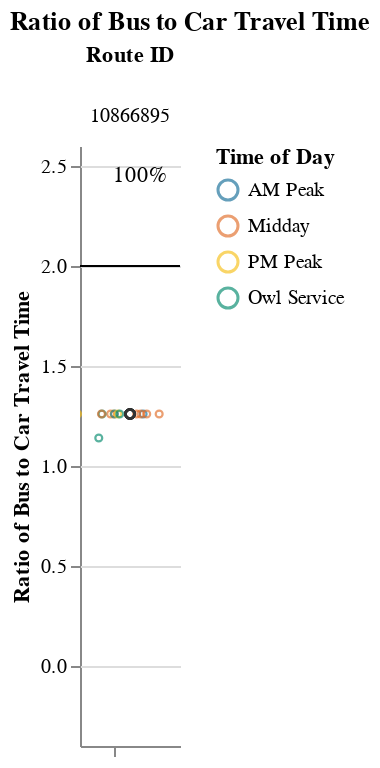
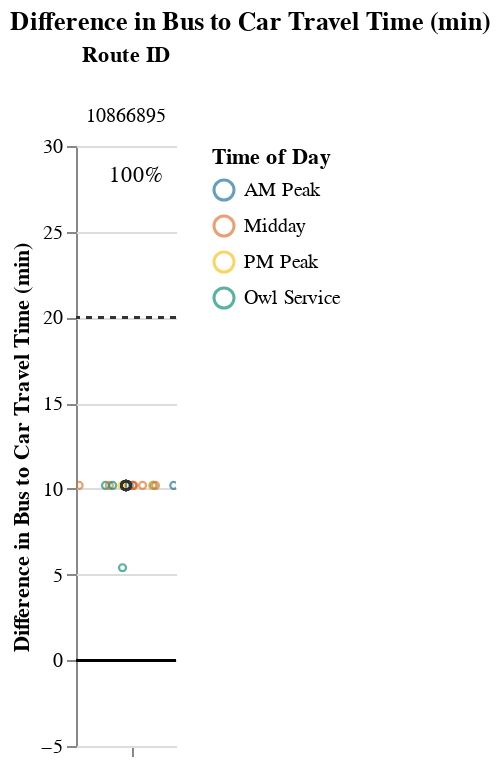

These figures' notebook cell, in order:
### Markdown cell above
## Viable Competitive Routes
### Short Routes (< 1 hr)

### Code cell
# Allow for possibility that operator doesn't have routes that fall into certain route_groups
# But, jupyterbook will not like markdown with f-string
# separate out route_group and put in each cell, and use try/except + if to display...
# but all 3 route groups must be displayed. just add sentence about why no routes were returned at the end
route_group = "short"
try:
    display_charts_for_route_group(df, route_group)
except:
    print("No routes meet this criteria.")

### Figure 1 — Vega-Lite specification as saved in the notebook (floating-point values rounded to 4 significant figures)
{"config": {"view": {"continuousWidth": 400, "continuousHeight": 300, "stroke": null}, "facet": {"spacing": 0}}, "data": {"name": "data-2ae7699aff05fe5ee9695dbff912733d"}, "facet": {"column": {"field": "route_id", "sort": ["10866895"], "title": "Route ID", "type": "nominal"}}, "spec": {"layer": [{"mark": "rule", "encoding": {"color": {"value": "black"}, "y": {"field": "cutoff", "type": "quantitative"}}, "selection": {"selector001": {"type": "interval", "bind": "scales", "encodings": ["x", "y"]}}}, {"mark": {"type": "point", "opacity": 0.65, "size": 12, "strokeWidth": 1.1}, "encoding": {"color": {"field": "time_of_day", "scale": {"range": ["#136C97", "#E16B26", "#F6BF16", "#00896B", "#7790A3", "#5B559C"]}, "sort": ["AM Peak", "Midday", "PM Peak", "Owl Service"], "title": "Time of Day", "type": "nominal"}, "tooltip": [{"field": "route_id", "type": "nominal"}, {"field": "trip_id", "type": "nominal"}, {"field": "service_hours", "type": "quantitative"}, {"field": "car_duration_hours", "type": "quantitative"}, {"field": "bus_multiplier", "type": "quantitative"}, {"field": "bus_difference", "type": "quantitative"}, {"field": "num_trips", "type": "quantitative"}, {"field": "num_competitive", "type": "quantitative"}, {"field": "pct_trips_competitive", "type": "quantitative"}, {"field": "p25", "type": "quantitative"}, {"field": "p50", "type": "quantitative"}, {"field": "p75", "type": "quantitative"}], "x": {"axis": {"grid": false, "labels": false, "ticks": true, "values": [0]}, "field": "jitter", "scale": {}, "title": null, "type": "quantitative"}, "y": {"field": "bus_multiplier", "scale": {"domain": [-0.25, 2.5]}, "title": "Ratio of Bus to Car Travel Time", "type": "quantitative"}}, "transform": [{"calculate": "sqrt(-2*log(random()))*cos(2*PI*random())", "as": "jitter"}], "width": 50}, {"layer": [{"mark": {"type": "point", "opacity": 0.6, "size": 20, "strokeWidth": 1.3}, "encoding": {"color": {"value": "#323434"}, "y": {"field": "bus_multiplier", "type": "quantitative"}}, "transform": [{"filter": "(datum.p50_trip === 1)"}]}, {"mark": {"type": "text", "align": "center", "baseline": "middle"}, "encoding": {"color": {"value": "black"}, "text": {"field": "pct_trips_competitive", "format": ".0%", "type": "quantitative"}, "tooltip": [{"field": "route_id", "type": "nominal"}, {"field": "trip_id", "type": "nominal"}, {"field": "service_hours", "type": "quantitative"}, {"field": "car_duration_hours", "type": "quantitative"}, {"field": "bus_multiplier", "type": "quantitative"}, {"field": "bus_difference", "type": "quantitative"}, {"field": "num_trips", "type": "quantitative"}, {"field": "num_competitive", "type": "quantitative"}, {"field": "pct_trips_competitive", "type": "quantitative"}, {"field": "p25", "type": "quantitative"}, {"field": "p50", "type": "quantitative"}, {"field": "p75", "type": "quantitative"}], "x": {"value": 30}, "y": {"value": 15}}, "transform": [{"calculate": "sqrt(-2*log(random()))*cos(2*PI*random())", "as": "jitter"}, {"filter": "(datum.fastest_trip === 1)"}]}]}]}, "resolve": {"scale": {"y": "shared"}}, "title": "Ratio of Bus to Car Travel Time", "$schema": "https://vega.github.io/schema/vega-lite/v4.17.0.json", "datasets": {"data-2ae7699aff05fe5ee9695dbff912733d": [{"calitp_itp_id": 287, "trip_key": 2075759021022404747, "trip_id": "10866895|10866878:T16|21:15:00", "shape_id": "10866895:1", "route_id": "10866895", "service_hours": 0.75, "trip_first_departure_ts": 76500, "trip_last_arrival_ts": 79200, "departure_hour": 21, "time_of_day": "Owl Service", "p25": 0.83, "p50": 0.83, "p75": 0.83, "p50_trip": 0, "fastest_trip": 1, "car_duration_hours": 0.66, "competitive_route": 1, "bus_multiplier": 1.14, "bus_difference": 5.4, "num_trips": 16, "num_competitive": 16, "pct_trips_competitive": 1.0, "bus_difference_spread": 4.8, "route_group": "short", "max_trip_hrs": 0.83, "max_trip_route_group": 1.0, "name": "City of San Luis Obispo", "caltrans_district": "05 - San Luis Obispo", "drmt_organization_name": null, "cutoff2": 20, "cutoff": 2}, {"calitp_itp_id": 287, "trip_key": -8911019656804120762, "trip_id": "10866895|10866878:T9|14:15:00", "shape_id": "10866895:1", "route_id": "10866895", "service_hours": 0.83, "trip_first_departure_ts": 51300, "trip_last_arrival_ts": 54300, "departure_hour": 14, "time_of_day": "Midday", "p25": 0.83, "p50": 0.83, "p75": 0.83, "p50_trip": 1, "fastest_trip": 0, "car_duration_hours": 0.66, "competitive_route": 1, "bus_multiplier": 1.26, "bus_difference": 10.2, "num_trips": 16, "num_competitive": 16, "pct_trips_competitive": 1.0, "bus_difference_spread": 4.8, "route_group": "short", "max_trip_hrs": 0.83, "max_trip_route_group": 1.0, "name": "City of San Luis Obispo", "caltrans_district": "05 - San Luis Obispo", "drmt_organization_name": null, "cutoff2": 20, "cutoff": 2}, {"calitp_itp_id": 287, "trip_key": -6859023468594061135, "trip_id": "10866895|10866878:T13|18:15:00", "shape_id": "10866895:1", "route_id": "10866895", "service_hours": 0.83, "trip_first_departure_ts": 65700, "trip_last_arrival_ts": 68700, "departure_hour": 18, "time_of_day": "PM Peak", "p25": 0.83, "p50": 0.83, "p75": 0.83, "p50_trip": 1, "fastest_trip": 0, "car_duration_hours": 0.66, "competitive_route": 1, "bus_multiplier": 1.26, "bus_difference": 10.2, "num_trips": 16, "num_competitive": 16, "pct_trips_competitive": 1.0, "bus_difference_spread": 4.8, "route_group": "short", "max_trip_hrs": 0.83, "max_trip_route_group": 1.0, "name": "City of San Luis Obispo", "caltrans_district": "05 - San Luis Obispo", "drmt_organization_name": null, "cutoff2": 20, "cutoff": 2}, {"calitp_itp_id": 287, "trip_key": 8814693209229709741, "trip_id": "10866895|10866878:T4|9:15:00", "shape_id": "10866895:1", "route_id": "10866895", "service_hours": 0.83, "trip_first_departure_ts": 33300, "trip_last_arrival_ts": 36300, "departure_hour": 9, "time_of_day": "AM Peak", "p25": 0.83, "p50": 0.83, "p75": 0.83, "p50_trip": 1, "fastest_trip": 0, "car_duration_hours": 0.66, "competitive_route": 1, "bus_multiplier": 1.26, "bus_difference": 10.2, "num_trips": 16, "num_competitive": 16, "pct_trips_competitive": 1.0, "bus_difference_spread": 4.8, "route_group": "short", "max_trip_hrs": 0.83, "max_trip_route_group": 1.0, "name": "City of San Luis Obispo", "caltrans_district": "05 - San Luis Obispo", "drmt_organization_name": null, "cutoff2": 20, "cutoff": 2}, {"calitp_itp_id": 287, "trip_key": -7202346461268337744, "trip_id": "10866895|10866878:T3|8:15:00", "shape_id": "10866895:1", "route_id": "10866895", "service_hours": 0.83, "trip_first_departure_ts": 29700, "trip_last_arrival_ts": 32700, "departure_hour": 8, "time_of_day": "AM Peak", "p25": 0.83, "p50": 0.83, "p75": 0.83, "p50_trip": 1, "fastest_trip": 0, "car_duration_hours": 0.66, "competitive_route": 1, "bus_multiplier": 1.26, "bus_difference": 10.2, "num_trips": 16, "num_competitive": 16, "pct_trips_competitive": 1.0, "bus_difference_spread": 4.8, "route_group": "short", "max_trip_hrs": 0.83, "max_trip_route_group": 1.0, "name": "City of San Luis Obispo", "caltrans_district": "05 - San Luis Obispo", "drmt_organization_name": null, "cutoff2": 20, "cutoff": 2}, {"calitp_itp_id": 287, "trip_key": -7476821872269480158, "trip_id": "10866895|10866878:T1|6:15:00", "shape_id": "10866895:1", "route_id": "10866895", "service_hours": 0.83, "trip_first_departure_ts": 22500, "trip_last_arrival_ts": 25500, "departure_hour": 6, "time_of_day": "Owl Service", "p25": 0.83, "p50": 0.83, "p75": 0.83, "p50_trip": 1, "fastest_trip": 0, "car_duration_hours": 0.66, "competitive_route": 1, "bus_multiplier": 1.26, "bus_difference": 10.2, "num_trips": 16, "num_competitive": 16, "pct_trips_competitive": 1.0, "bus_difference_spread": 4.8, "route_group": "short", "max_trip_hrs": 0.83, "max_trip_route_group": 1.0, "name": "City of San Luis Obispo", "caltrans_district": "05 - San Luis Obispo", "drmt_organization_name": null, "cutoff2": 20, "cutoff": 2}, {"calitp_itp_id": 287, "trip_key": -7380387715759825857, "trip_id": "10866895|10866878:T12|17:15:00", "shape_id": "10866895:1", "route_id": "10866895", "service_hours": 0.83, "trip_first_departure_ts": 62100, "trip_last_arrival_ts": 65100, "departure_hour": 17, "time_of_day": "PM Peak", "p25": 0.83, "p50": 0.83, "p75": 0.83, "p50_trip": 1, "fastest_trip": 0, "car_duration_hours": 0.66, "competitive_route": 1, "bus_multiplier": 1.26, "bus_difference": 10.2, "num_trips": 16, "num_competitive": 16, "pct_trips_competitive": 1.0, "bus_difference_spread": 4.8, "route_group": "short", "max_trip_hrs": 0.83, "max_trip_route_group": 1.0, "name": "City of San Luis Obispo", "caltrans_district": "05 - San Luis Obispo", "drmt_organization_name": null, "cutoff2": 20, "cutoff": 2}, {"calitp_itp_id": 287, "trip_key": -2262073648913017249, "trip_id": "10866895|10866878:T6|11:15:00", "shape_id": "10866895:1", "route_id": "10866895", "service_hours": 0.83, "trip_first_departure_ts": 40500, "trip_last_arrival_ts": 43500, "departure_hour": 11, "time_of_day": "Midday", "p25": 0.83, "p50": 0.83, "p75": 0.83, "p50_trip": 1, "fastest_trip": 0, "car_duration_hours": 0.66, "competitive_route": 1, "bus_multiplier": 1.26, "bus_difference": 10.2, "num_trips": 16, "num_competitive": 16, "pct_trips_competitive": 1.0, "bus_difference_spread": 4.8, "route_group": "short", "max_trip_hrs": 0.83, "max_trip_route_group": 1.0, "name": "City of San Luis Obispo", "caltrans_district": "05 - San Luis Obispo", "drmt_organization_name": null, "cutoff2": 20, "cutoff": 2}, {"calitp_itp_id": 287, "trip_key": 4048141449126518879, "trip_id": "10866895|10866878:T11|16:15:00", "shape_id": "10866895:1", "route_id": "10866895", "service_hours": 0.83, "trip_first_departure_ts": 58500, "trip_last_arrival_ts": 61500, "departure_hour": 16, "time_of_day": "Midday", "p25": 0.83, "p50": 0.83, "p75": 0.83, "p50_trip": 1, "fastest_trip": 0, "car_duration_hours": 0.66, "competitive_route": 1, "bus_multiplier": 1.26, "bus_difference": 10.2, "num_trips": 16, "num_competitive": 16, "pct_trips_competitive": 1.0, "bus_difference_spread": 4.8, "route_group": "short", "max_trip_hrs": 0.83, "max_trip_route_group": 1.0, "name": "City of San Luis Obispo", "caltrans_district": "05 - San Luis Obispo", "drmt_organization_name": null, "cutoff2": 20, "cutoff": 2}, {"calitp_itp_id": 287, "trip_key": 8756076818352833383, "trip_id": "10866895|10866878:T10|15:15:00", "shape_id": "10866895:1", "route_id": "10866895", "service_hours": 0.83, "trip_first_departure_ts": 54900, "trip_last_arrival_ts": 57900, "departure_hour": 15, "time_of_day": "Midday", "p25": 0.83, "p50": 0.83, "p75": 0.83, "p50_trip": 1, "fastest_trip": 0, "car_duration_hours": 0.66, "competitive_route": 1, "bus_multiplier": 1.26, "bus_difference": 10.2, "num_trips": 16, "num_competitive": 16, "pct_trips_competitive": 1.0, "bus_difference_spread": 4.8, "route_group": "short", "max_trip_hrs": 0.83, "max_trip_route_group": 1.0, "name": "City of San Luis Obispo", "caltrans_district": "05 - San Luis Obispo", "drmt_organization_name": null, "cutoff2": 20, "cutoff": 2}, {"calitp_itp_id": 287, "trip_key": -337138823151757011, "trip_id": "10866895|10866878:T2|7:15:00", "shape_id": "10866895:1", "route_id": "10866895", "service_hours": 0.83, "trip_first_departure_ts": 26100, "trip_last_arrival_ts": 29100, "departure_hour": 7, "time_of_day": "AM Peak", "p25": 0.83, "p50": 0.83, "p75": 0.83, "p50_trip": 1, "fastest_trip": 0, "car_duration_hours": 0.66, "competitive_route": 1, "bus_multiplier": 1.26, "bus_difference": 10.2, "num_trips": 16, "num_competitive": 16, "pct_trips_competitive": 1.0, "bus_difference_spread": 4.8, "route_group": "short", "max_trip_hrs": 0.83, "max_trip_route_group": 1.0, "name": "City of San Luis Obispo", "caltrans_district": "05 - San Luis Obispo", "drmt_organization_name": null, "cutoff2": 20, "cutoff": 2}, {"calitp_itp_id": 287, "trip_key": 8690689891617402664, "trip_id": "10866895|10866878:T5|10:15:00", "shape_id": "10866895:1", "route_id": "10866895", "service_hours": 0.83, "trip_first_departure_ts": 36900, "trip_last_arrival_ts": 39900, "departure_hour": 10, "time_of_day": "Midday", "p25": 0.83, "p50": 0.83, "p75": 0.83, "p50_trip": 1, "fastest_trip": 0, "car_duration_hours": 0.66, "competitive_route": 1, "bus_multiplier": 1.26, "bus_difference": 10.2, "num_trips": 16, "num_competitive": 16, "pct_trips_competitive": 1.0, "bus_difference_spread": 4.8, "route_group": "short", "max_trip_hrs": 0.83, "max_trip_route_group": 1.0, "name": "City of San Luis Obispo", "caltrans_district": "05 - San Luis Obispo", "drmt_organization_name": null, "cutoff2": 20, "cutoff": 2}, {"calitp_itp_id": 287, "trip_key": 8403400176178132488, "trip_id": "10866895|10866878:T8|13:15:00", "shape_id": "10866895:1", "route_id": "10866895", "service_hours": 0.83, "trip_first_departure_ts": 47700, "trip_last_arrival_ts": 50700, "departure_hour": 13, "time_of_day": "Midday", "p25": 0.83, "p50": 0.83, "p75": 0.83, "p50_trip": 1, "fastest_trip": 0, "car_duration_hours": 0.66, "competitive_route": 1, "bus_multiplier": 1.26, "bus_difference": 10.2, "num_trips": 16, "num_competitive": 16, "pct_trips_competitive": 1.0, "bus_difference_spread": 4.8, "route_group": "short", "max_trip_hrs": 0.83, "max_trip_route_group": 1.0, "name": "City of San Luis Obispo", "caltrans_district": "05 - San Luis Obispo", "drmt_organization_name": null, "cutoff2": 20, "cutoff": 2}, {"calitp_itp_id": 287, "trip_key": 5691201698693500380, "trip_id": "10866895|10866878:T14|19:15:00", "shape_id": "10866895:1", "route_id": "10866895", "service_hours": 0.83, "trip_first_departure_ts": 69300, "trip_last_arrival_ts": 72300, "departure_hour": 19, "time_of_day": "PM Peak", "p25": 0.83, "p50": 0.83, "p75": 0.83, "p50_trip": 1, "fastest_trip": 0, "car_duration_hours": 0.66, "competitive_route": 1, "bus_multiplier": 1.26, "bus_difference": 10.2, "num_trips": 16, "num_competitive": 16, "pct_trips_competitive": 1.0, "bus_difference_spread": 4.8, "route_group": "short", "max_trip_hrs": 0.83, "max_trip_route_group": 1.0, "name": "City of San Luis Obispo", "caltrans_district": "05 - San Luis Obispo", "drmt_organization_name": null, "cutoff2": 20, "cutoff": 2}, {"calitp_itp_id": 287, "trip_key": -3997273526614680756, "trip_id": "10866895|10866878:T15|20:15:00", "shape_id": "10866895:1", "route_id": "10866895", "service_hours": 0.83, "trip_first_departure_ts": 72900, "trip_last_arrival_ts": 75900, "departure_hour": 20, "time_of_day": "Owl Service", "p25": 0.83, "p50": 0.83, "p75": 0.83, "p50_trip": 1, "fastest_trip": 0, "car_duration_hours": 0.66, "competitive_route": 1, "bus_multiplier": 1.26, "bus_difference": 10.2, "num_trips": 16, "num_competitive": 16, "pct_trips_competitive": 1.0, "bus_difference_spread": 4.8, "route_group": "short", "max_trip_hrs": 0.83, "max_trip_route_group": 1.0, "name": "City of San Luis Obispo", "caltrans_district": "05 - San Luis Obispo", "drmt_organization_name": null, "cutoff2": 20, "cutoff": 2}, {"calitp_itp_id": 287, "trip_key": 7084391541408794417, "trip_id": "10866895|10866878:T7|12:15:00", "shape_id": "10866895:1", "route_id": "10866895", "service_hours": 0.83, "trip_first_departure_ts": 44100, "trip_last_arrival_ts": 47100, "departure_hour": 12, "time_of_day": "Midday", "p25": 0.83, "p50": 0.83, "p75": 0.83, "p50_trip": 1, "fastest_trip": 0, "car_duration_hours": 0.66, "competitive_route": 1, "bus_multiplier": 1.26, "bus_difference": 10.2, "num_trips": 16, "num_competitive": 16, "pct_trips_competitive": 1.0, "bus_difference_spread": 4.8, "route_group": "short", "max_trip_hrs": 0.83, "max_trip_route_group": 1.0, "name": "City of San Luis Obispo", "caltrans_district": "05 - San Luis Obispo", "drmt_organization_name": null, "cutoff2": 20, "cutoff": 2}]}}

### Figure 2 — Vega-Lite specification as saved in the notebook (floating-point values rounded to 4 significant figures)
{"config": {"view": {"continuousWidth": 400, "continuousHeight": 300, "stroke": null}, "facet": {"spacing": 0}}, "data": {"name": "data-33f867ce4be09fb2e02f16959f756c1d"}, "facet": {"column": {"field": "route_id", "sort": ["10866895"], "title": "Route ID", "type": "nominal"}}, "spec": {"layer": [{"mark": "rule", "encoding": {"color": {"value": "black"}, "y": {"field": "cutoff", "type": "quantitative"}}, "selection": {"selector002": {"type": "interval", "bind": "scales", "encodings": ["x", "y"]}}}, {"mark": {"type": "rule", "strokeDash": [3, 3]}, "encoding": {"color": {"value": "#323434"}, "y": {"field": "cutoff2", "type": "quantitative"}}}, {"mark": {"type": "point", "opacity": 0.65, "size": 12, "strokeWidth": 1.1}, "encoding": {"color": {"field": "time_of_day", "scale": {"range": ["#136C97", "#E16B26", "#F6BF16", "#00896B", "#7790A3", "#5B559C"]}, "sort": ["AM Peak", "Midday", "PM Peak", "Owl Service"], "title": "Time of Day", "type": "nominal"}, "tooltip": [{"field": "route_id", "type": "nominal"}, {"field": "trip_id", "type": "nominal"}, {"field": "service_hours", "type": "quantitative"}, {"field": "car_duration_hours", "type": "quantitative"}, {"field": "bus_multiplier", "type": "quantitative"}, {"field": "bus_difference", "type": "quantitative"}, {"field": "num_trips", "type": "quantitative"}, {"field": "num_competitive", "type": "quantitative"}, {"field": "pct_trips_competitive", "type": "quantitative"}, {"field": "p25", "type": "quantitative"}, {"field": "p50", "type": "quantitative"}, {"field": "p75", "type": "quantitative"}], "x": {"axis": {"grid": false, "labels": false, "ticks": true, "values": [0]}, "field": "jitter", "scale": {}, "title": null, "type": "quantitative"}, "y": {"field": "bus_difference", "scale": {"domain": [-5, 30.0]}, "title": "Difference in Bus to Car Travel Time (min)", "type": "quantitative"}}, "transform": [{"calculate": "sqrt(-2*log(random()))*cos(2*PI*random())", "as": "jitter"}], "width": 50}, {"layer": [{"mark": {"type": "point", "opacity": 0.6, "size": 20, "strokeWidth": 1.3}, "encoding": {"color": {"value": "#323434"}, "y": {"field": "bus_difference", "type": "quantitative"}}, "transform": [{"filter": "(datum.p50_trip === 1)"}]}, {"mark": {"type": "text", "align": "center", "baseline": "middle"}, "encoding": {"color": {"value": "black"}, "text": {"field": "pct_trips_competitive", "format": ".0%", "type": "quantitative"}, "tooltip": [{"field": "route_id", "type": "nominal"}, {"field": "trip_id", "type": "nominal"}, {"field": "service_hours", "type": "quantitative"}, {"field": "car_duration_hours", "type": "quantitative"}, {"field": "bus_multiplier", "type": "quantitative"}, {"field": "bus_difference", "type": "quantitative"}, {"field": "num_trips", "type": "quantitative"}, {"field": "num_competitive", "type": "quantitative"}, {"field": "pct_trips_competitive", "type": "quantitative"}, {"field": "p25", "type": "quantitative"}, {"field": "p50", "type": "quantitative"}, {"field": "p75", "type": "quantitative"}], "x": {"value": 30}, "y": {"value": 15}}, "transform": [{"calculate": "sqrt(-2*log(random()))*cos(2*PI*random())", "as": "jitter"}, {"filter": "(datum.fastest_trip === 1)"}]}]}]}, "resolve": {"scale": {"y": "shared"}}, "title": "Difference in Bus to Car Travel Time (min)", "$schema": "https://vega.github.io/schema/vega-lite/v4.17.0.json", "datasets": {"data-33f867ce4be09fb2e02f16959f756c1d": [{"calitp_itp_id": 287, "trip_key": 2075759021022404747, "trip_id": "10866895|10866878:T16|21:15:00", "shape_id": "10866895:1", "route_id": "10866895", "service_hours": 0.75, "trip_first_departure_ts": 76500, "trip_last_arrival_ts": 79200, "departure_hour": 21, "time_of_day": "Owl Service", "p25": 0.83, "p50": 0.83, "p75": 0.83, "p50_trip": 0, "fastest_trip": 1, "car_duration_hours": 0.66, "competitive_route": 1, "bus_multiplier": 1.14, "bus_difference": 5.4, "num_trips": 16, "num_competitive": 16, "pct_trips_competitive": 1.0, "bus_difference_spread": 4.8, "route_group": "short", "max_trip_hrs": 0.83, "max_trip_route_group": 1.0, "name": "City of San Luis Obispo", "caltrans_district": "05 - San Luis Obispo", "drmt_organization_name": null, "cutoff2": 20, "cutoff": 0}, {"calitp_itp_id": 287, "trip_key": -8911019656804120762, "trip_id": "10866895|10866878:T9|14:15:00", "shape_id": "10866895:1", "route_id": "10866895", "service_hours": 0.83, "trip_first_departure_ts": 51300, "trip_last_arrival_ts": 54300, "departure_hour": 14, "time_of_day": "Midday", "p25": 0.83, "p50": 0.83, "p75": 0.83, "p50_trip": 1, "fastest_trip": 0, "car_duration_hours": 0.66, "competitive_route": 1, "bus_multiplier": 1.26, "bus_difference": 10.2, "num_trips": 16, "num_competitive": 16, "pct_trips_competitive": 1.0, "bus_difference_spread": 4.8, "route_group": "short", "max_trip_hrs": 0.83, "max_trip_route_group": 1.0, "name": "City of San Luis Obispo", "caltrans_district": "05 - San Luis Obispo", "drmt_organization_name": null, "cutoff2": 20, "cutoff": 0}, {"calitp_itp_id": 287, "trip_key": -6859023468594061135, "trip_id": "10866895|10866878:T13|18:15:00", "shape_id": "10866895:1", "route_id": "10866895", "service_hours": 0.83, "trip_first_departure_ts": 65700, "trip_last_arrival_ts": 68700, "departure_hour": 18, "time_of_day": "PM Peak", "p25": 0.83, "p50": 0.83, "p75": 0.83, "p50_trip": 1, "fastest_trip": 0, "car_duration_hours": 0.66, "competitive_route": 1, "bus_multiplier": 1.26, "bus_difference": 10.2, "num_trips": 16, "num_competitive": 16, "pct_trips_competitive": 1.0, "bus_difference_spread": 4.8, "route_group": "short", "max_trip_hrs": 0.83, "max_trip_route_group": 1.0, "name": "City of San Luis Obispo", "caltrans_district": "05 - San Luis Obispo", "drmt_organization_name": null, "cutoff2": 20, "cutoff": 0}, {"calitp_itp_id": 287, "trip_key": 8814693209229709741, "trip_id": "10866895|10866878:T4|9:15:00", "shape_id": "10866895:1", "route_id": "10866895", "service_hours": 0.83, "trip_first_departure_ts": 33300, "trip_last_arrival_ts": 36300, "departure_hour": 9, "time_of_day": "AM Peak", "p25": 0.83, "p50": 0.83, "p75": 0.83, "p50_trip": 1, "fastest_trip": 0, "car_duration_hours": 0.66, "competitive_route": 1, "bus_multiplier": 1.26, "bus_difference": 10.2, "num_trips": 16, "num_competitive": 16, "pct_trips_competitive": 1.0, "bus_difference_spread": 4.8, "route_group": "short", "max_trip_hrs": 0.83, "max_trip_route_group": 1.0, "name": "City of San Luis Obispo", "caltrans_district": "05 - San Luis Obispo", "drmt_organization_name": null, "cutoff2": 20, "cutoff": 0}, {"calitp_itp_id": 287, "trip_key": -7202346461268337744, "trip_id": "10866895|10866878:T3|8:15:00", "shape_id": "10866895:1", "route_id": "10866895", "service_hours": 0.83, "trip_first_departure_ts": 29700, "trip_last_arrival_ts": 32700, "departure_hour": 8, "time_of_day": "AM Peak", "p25": 0.83, "p50": 0.83, "p75": 0.83, "p50_trip": 1, "fastest_trip": 0, "car_duration_hours": 0.66, "competitive_route": 1, "bus_multiplier": 1.26, "bus_difference": 10.2, "num_trips": 16, "num_competitive": 16, "pct_trips_competitive": 1.0, "bus_difference_spread": 4.8, "route_group": "short", "max_trip_hrs": 0.83, "max_trip_route_group": 1.0, "name": "City of San Luis Obispo", "caltrans_district": "05 - San Luis Obispo", "drmt_organization_name": null, "cutoff2": 20, "cutoff": 0}, {"calitp_itp_id": 287, "trip_key": -7476821872269480158, "trip_id": "10866895|10866878:T1|6:15:00", "shape_id": "10866895:1", "route_id": "10866895", "service_hours": 0.83, "trip_first_departure_ts": 22500, "trip_last_arrival_ts": 25500, "departure_hour": 6, "time_of_day": "Owl Service", "p25": 0.83, "p50": 0.83, "p75": 0.83, "p50_trip": 1, "fastest_trip": 0, "car_duration_hours": 0.66, "competitive_route": 1, "bus_multiplier": 1.26, "bus_difference": 10.2, "num_trips": 16, "num_competitive": 16, "pct_trips_competitive": 1.0, "bus_difference_spread": 4.8, "route_group": "short", "max_trip_hrs": 0.83, "max_trip_route_group": 1.0, "name": "City of San Luis Obispo", "caltrans_district": "05 - San Luis Obispo", "drmt_organization_name": null, "cutoff2": 20, "cutoff": 0}, {"calitp_itp_id": 287, "trip_key": -7380387715759825857, "trip_id": "10866895|10866878:T12|17:15:00", "shape_id": "10866895:1", "route_id": "10866895", "service_hours": 0.83, "trip_first_departure_ts": 62100, "trip_last_arrival_ts": 65100, "departure_hour": 17, "time_of_day": "PM Peak", "p25": 0.83, "p50": 0.83, "p75": 0.83, "p50_trip": 1, "fastest_trip": 0, "car_duration_hours": 0.66, "competitive_route": 1, "bus_multiplier": 1.26, "bus_difference": 10.2, "num_trips": 16, "num_competitive": 16, "pct_trips_competitive": 1.0, "bus_difference_spread": 4.8, "route_group": "short", "max_trip_hrs": 0.83, "max_trip_route_group": 1.0, "name": "City of San Luis Obispo", "caltrans_district": "05 - San Luis Obispo", "drmt_organization_name": null, "cutoff2": 20, "cutoff": 0}, {"calitp_itp_id": 287, "trip_key": -2262073648913017249, "trip_id": "10866895|10866878:T6|11:15:00", "shape_id": "10866895:1", "route_id": "10866895", "service_hours": 0.83, "trip_first_departure_ts": 40500, "trip_last_arrival_ts": 43500, "departure_hour": 11, "time_of_day": "Midday", "p25": 0.83, "p50": 0.83, "p75": 0.83, "p50_trip": 1, "fastest_trip": 0, "car_duration_hours": 0.66, "competitive_route": 1, "bus_multiplier": 1.26, "bus_difference": 10.2, "num_trips": 16, "num_competitive": 16, "pct_trips_competitive": 1.0, "bus_difference_spread": 4.8, "route_group": "short", "max_trip_hrs": 0.83, "max_trip_route_group": 1.0, "name": "City of San Luis Obispo", "caltrans_district": "05 - San Luis Obispo", "drmt_organization_name": null, "cutoff2": 20, "cutoff": 0}, {"calitp_itp_id": 287, "trip_key": 4048141449126518879, "trip_id": "10866895|10866878:T11|16:15:00", "shape_id": "10866895:1", "route_id": "10866895", "service_hours": 0.83, "trip_first_departure_ts": 58500, "trip_last_arrival_ts": 61500, "departure_hour": 16, "time_of_day": "Midday", "p25": 0.83, "p50": 0.83, "p75": 0.83, "p50_trip": 1, "fastest_trip": 0, "car_duration_hours": 0.66, "competitive_route": 1, "bus_multiplier": 1.26, "bus_difference": 10.2, "num_trips": 16, "num_competitive": 16, "pct_trips_competitive": 1.0, "bus_difference_spread": 4.8, "route_group": "short", "max_trip_hrs": 0.83, "max_trip_route_group": 1.0, "name": "City of San Luis Obispo", "caltrans_district": "05 - San Luis Obispo", "drmt_organization_name": null, "cutoff2": 20, "cutoff": 0}, {"calitp_itp_id": 287, "trip_key": 8756076818352833383, "trip_id": "10866895|10866878:T10|15:15:00", "shape_id": "10866895:1", "route_id": "10866895", "service_hours": 0.83, "trip_first_departure_ts": 54900, "trip_last_arrival_ts": 57900, "departure_hour": 15, "time_of_day": "Midday", "p25": 0.83, "p50": 0.83, "p75": 0.83, "p50_trip": 1, "fastest_trip": 0, "car_duration_hours": 0.66, "competitive_route": 1, "bus_multiplier": 1.26, "bus_difference": 10.2, "num_trips": 16, "num_competitive": 16, "pct_trips_competitive": 1.0, "bus_difference_spread": 4.8, "route_group": "short", "max_trip_hrs": 0.83, "max_trip_route_group": 1.0, "name": "City of San Luis Obispo", "caltrans_district": "05 - San Luis Obispo", "drmt_organization_name": null, "cutoff2": 20, "cutoff": 0}, {"calitp_itp_id": 287, "trip_key": -337138823151757011, "trip_id": "10866895|10866878:T2|7:15:00", "shape_id": "10866895:1", "route_id": "10866895", "service_hours": 0.83, "trip_first_departure_ts": 26100, "trip_last_arrival_ts": 29100, "departure_hour": 7, "time_of_day": "AM Peak", "p25": 0.83, "p50": 0.83, "p75": 0.83, "p50_trip": 1, "fastest_trip": 0, "car_duration_hours": 0.66, "competitive_route": 1, "bus_multiplier": 1.26, "bus_difference": 10.2, "num_trips": 16, "num_competitive": 16, "pct_trips_competitive": 1.0, "bus_difference_spread": 4.8, "route_group": "short", "max_trip_hrs": 0.83, "max_trip_route_group": 1.0, "name": "City of San Luis Obispo", "caltrans_district": "05 - San Luis Obispo", "drmt_organization_name": null, "cutoff2": 20, "cutoff": 0}, {"calitp_itp_id": 287, "trip_key": 8690689891617402664, "trip_id": "10866895|10866878:T5|10:15:00", "shape_id": "10866895:1", "route_id": "10866895", "service_hours": 0.83, "trip_first_departure_ts": 36900, "trip_last_arrival_ts": 39900, "departure_hour": 10, "time_of_day": "Midday", "p25": 0.83, "p50": 0.83, "p75": 0.83, "p50_trip": 1, "fastest_trip": 0, "car_duration_hours": 0.66, "competitive_route": 1, "bus_multiplier": 1.26, "bus_difference": 10.2, "num_trips": 16, "num_competitive": 16, "pct_trips_competitive": 1.0, "bus_difference_spread": 4.8, "route_group": "short", "max_trip_hrs": 0.83, "max_trip_route_group": 1.0, "name": "City of San Luis Obispo", "caltrans_district": "05 - San Luis Obispo", "drmt_organization_name": null, "cutoff2": 20, "cutoff": 0}, {"calitp_itp_id": 287, "trip_key": 8403400176178132488, "trip_id": "10866895|10866878:T8|13:15:00", "shape_id": "10866895:1", "route_id": "10866895", "service_hours": 0.83, "trip_first_departure_ts": 47700, "trip_last_arrival_ts": 50700, "departure_hour": 13, "time_of_day": "Midday", "p25": 0.83, "p50": 0.83, "p75": 0.83, "p50_trip": 1, "fastest_trip": 0, "car_duration_hours": 0.66, "competitive_route": 1, "bus_multiplier": 1.26, "bus_difference": 10.2, "num_trips": 16, "num_competitive": 16, "pct_trips_competitive": 1.0, "bus_difference_spread": 4.8, "route_group": "short", "max_trip_hrs": 0.83, "max_trip_route_group": 1.0, "name": "City of San Luis Obispo", "caltrans_district": "05 - San Luis Obispo", "drmt_organization_name": null, "cutoff2": 20, "cutoff": 0}, {"calitp_itp_id": 287, "trip_key": 5691201698693500380, "trip_id": "10866895|10866878:T14|19:15:00", "shape_id": "10866895:1", "route_id": "10866895", "service_hours": 0.83, "trip_first_departure_ts": 69300, "trip_last_arrival_ts": 72300, "departure_hour": 19, "time_of_day": "PM Peak", "p25": 0.83, "p50": 0.83, "p75": 0.83, "p50_trip": 1, "fastest_trip": 0, "car_duration_hours": 0.66, "competitive_route": 1, "bus_multiplier": 1.26, "bus_difference": 10.2, "num_trips": 16, "num_competitive": 16, "pct_trips_competitive": 1.0, "bus_difference_spread": 4.8, "route_group": "short", "max_trip_hrs": 0.83, "max_trip_route_group": 1.0, "name": "City of San Luis Obispo", "caltrans_district": "05 - San Luis Obispo", "drmt_organization_name": null, "cutoff2": 20, "cutoff": 0}, {"calitp_itp_id": 287, "trip_key": -3997273526614680756, "trip_id": "10866895|10866878:T15|20:15:00", "shape_id": "10866895:1", "route_id": "10866895", "service_hours": 0.83, "trip_first_departure_ts": 72900, "trip_last_arrival_ts": 75900, "departure_hour": 20, "time_of_day": "Owl Service", "p25": 0.83, "p50": 0.83, "p75": 0.83, "p50_trip": 1, "fastest_trip": 0, "car_duration_hours": 0.66, "competitive_route": 1, "bus_multiplier": 1.26, "bus_difference": 10.2, "num_trips": 16, "num_competitive": 16, "pct_trips_competitive": 1.0, "bus_difference_spread": 4.8, "route_group": "short", "max_trip_hrs": 0.83, "max_trip_route_group": 1.0, "name": "City of San Luis Obispo", "caltrans_district": "05 - San Luis Obispo", "drmt_organization_name": null, "cutoff2": 20, "cutoff": 0}, {"calitp_itp_id": 287, "trip_key": 7084391541408794417, "trip_id": "10866895|10866878:T7|12:15:00", "shape_id": "10866895:1", "route_id": "10866895", "service_hours": 0.83, "trip_first_departure_ts": 44100, "trip_last_arrival_ts": 47100, "departure_hour": 12, "time_of_day": "Midday", "p25": 0.83, "p50": 0.83, "p75": 0.83, "p50_trip": 1, "fastest_trip": 0, "car_duration_hours": 0.66, "competitive_route": 1, "bus_multiplier": 1.26, "bus_difference": 10.2, "num_trips": 16, "num_competitive": 16, "pct_trips_competitive": 1.0, "bus_difference_spread": 4.8, "route_group": "short", "max_trip_hrs": 0.83, "max_trip_route_group": 1.0, "name": "City of San Luis Obispo", "caltrans_district": "05 - San Luis Obispo", "drmt_organization_name": null, "cutoff2": 20, "cutoff": 0}]}}
